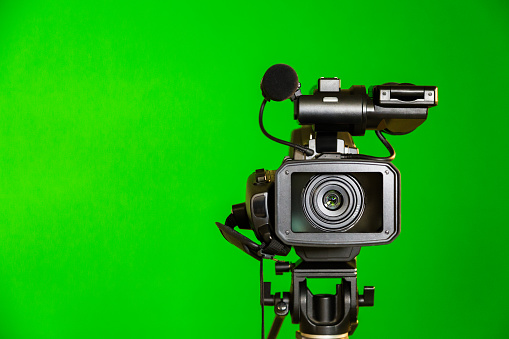
#> input picture algoritmo_7__mascaras_de_imagen/camara.jpg, 509 x 339 px
$ python 06_ejercicio_2_mascara_1.py
#> lines starting #> are read from the running program, lines starting #| are printed output that depends on the picture; after the words box and inside, x2 and y2 are one past the last pixel; in counts of white or black regions, pixels touching at a corner belong together
import cv2

im = cv2.imread('camara.jpg')
#> im is the input picture: shape (339, 509, 3); mean B, G, R 12, 173.4, 21.3
hsv= cv2.cvtColor(im, cv2.COLOR_BGR2HSV)
#> hsv: shape (339, 509, 3); mean H, S, V 56.9, 224.8, 174.1

mask= cv2.inRange(hsv,(30,200,100),(80,255,255))
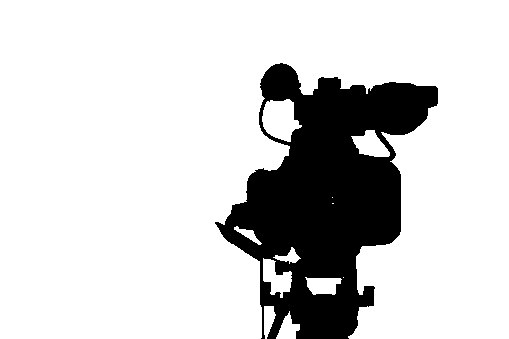
#> mask: shape (339, 509); 82.1% white; 1 black region, box (x1, y1, x2, y2) and area: (215, 63, 438, 339) 30834
# mask= cv2.inRange(hsv,(53,250,212),(62,255,138))
cv2.imshow('Imagen 2.1 cv2.inRange(hsv,(30,200,100),(80,255,255))', mask)
cv2.waitKey(0)
